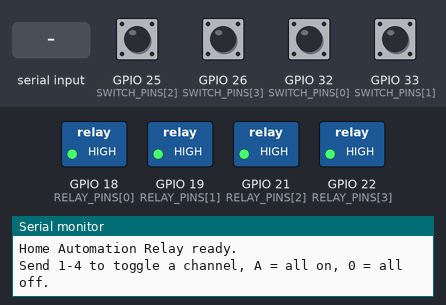
A sketch run on a simulated ESP32. Parts: switched loads named in the sketch (green lamp = pin HIGH), the last lines printed to the serial monitor. The inputs (shaded band) are chosen by the test bench; at power-on: GPIO 25 (SWITCH_PINS[2]), GPIO 26 (SWITCH_PINS[3]), GPIO 32 (SWITCH_PINS[0]), GPIO 33 (SWITCH_PINS[1]) LOW.

Above: at 1.2 s.
1.3 s: GPIO 25 (SWITCH_PINS[2]) pulled HIGH for 0.15 s
At 1.8 s:
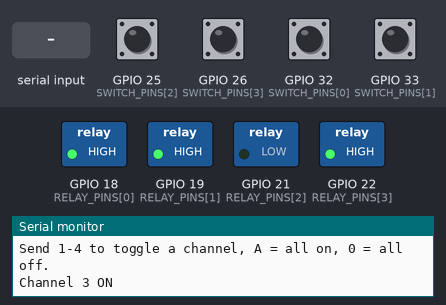
2.9 s: GPIO 26 (SWITCH_PINS[3]) pulled HIGH for 0.15 s
At 4.1 s:
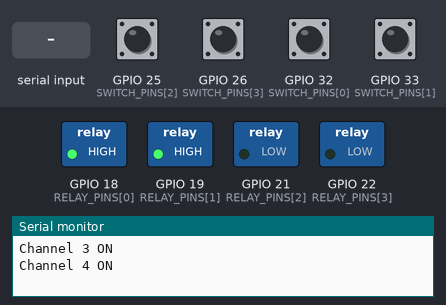
4.5 s: GPIO 32 (SWITCH_PINS[0]) pulled HIGH for 0.15 s
At 5.6 s:
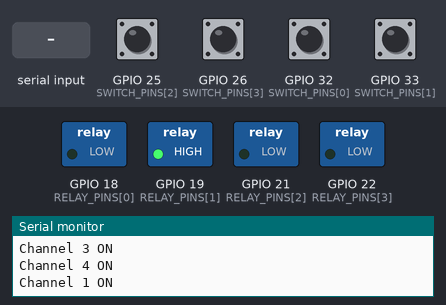
6.1 s: GPIO 33 (SWITCH_PINS[1]) pulled HIGH for 0.15 s
At 6.9 s:
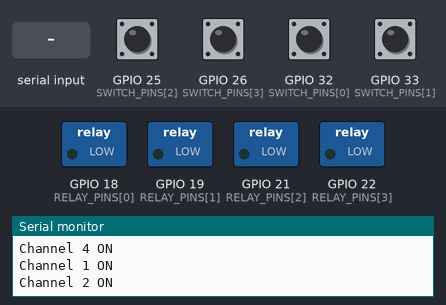
7.7 s: "1" received over Serial
At 8.7 s:
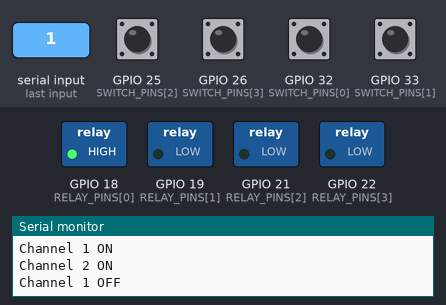
9.2 s: GPIO 25 (SWITCH_PINS[2]) pulled HIGH for 1 s
At 10.2 s:
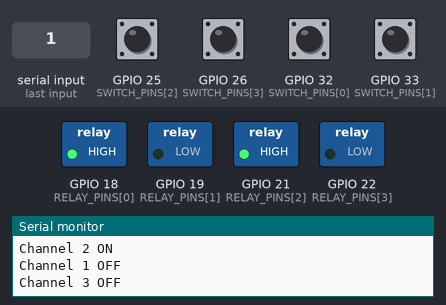
Timing chart, 0 to 12.2 s (numbered marks = the images above; inputs shaded):
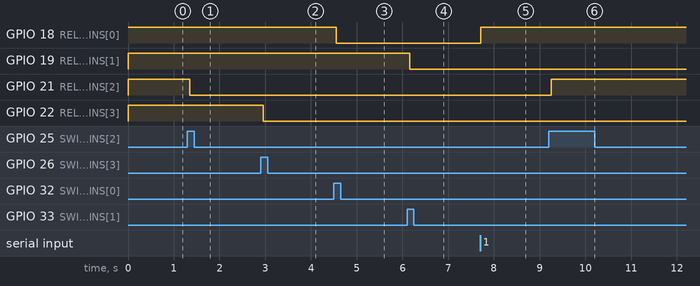

Measured:
- after the input at 1.3 s, GPIO 21 (RELAY_PINS[2]): HIGH → LOW after 0.05 s
- after the input at 2.9 s, GPIO 22 (RELAY_PINS[3]): HIGH → LOW after 0.05 s
- after the input at 4.5 s, GPIO 18 (RELAY_PINS[0]): HIGH → LOW after 0.06 s
- after the input at 6.1 s, GPIO 19 (RELAY_PINS[1]): HIGH → LOW after 0.06 s
- after the input at 7.7 s, GPIO 18 (RELAY_PINS[0]): LOW → HIGH at once
- after the input at 9.2 s, GPIO 21 (RELAY_PINS[2]): LOW → HIGH after 0.05 s

The sketch:

home-automation-relay.ino
```cpp
/*
  Home Automation Relay — 4 channels
  -----------------------------------
  4-channel relay board controls lights / fan, with a manual
  override switch per channel. Relays are OFF on startup
  (safe default). Serial commands: '1'-'4' toggle a channel,
  'A' = all on, '0' = all off.

  Default pins are for ESP32 DevKit. For Arduino Uno use:
    relays  = {2, 3, 4, 5}
    switches = {8, 9, 10, 11}
  Relay modules are active-LOW: LOW = relay ON.
*/

// ---- Pin definitions (ESP32) ----
const int RELAY_PINS[4]  = {18, 19, 21, 22};
const int SWITCH_PINS[4] = {32, 33, 25, 26};

bool channelOn[4]      = {false, false, false, false};
bool lastSwitchState[4] = {LOW, LOW, LOW, LOW};

void setChannel(int ch, bool on) {
  channelOn[ch] = on;
  // Active-LOW relay: LOW turns the relay ON.
  digitalWrite(RELAY_PINS[ch], on ? LOW : HIGH);
  Serial.print("Channel ");
  Serial.print(ch + 1);
  Serial.println(on ? " ON" : " OFF");
}

void toggleChannel(int ch) {
  setChannel(ch, !channelOn[ch]);
}

void setup() {
  Serial.begin(9600);

  for (int i = 0; i < 4; i++) {
    pinMode(RELAY_PINS[i], OUTPUT);
    pinMode(SWITCH_PINS[i], INPUT);
    // Safe default: all relays OFF on startup.
    digitalWrite(RELAY_PINS[i], HIGH);
  }

  Serial.println("Home Automation Relay ready.");
  Serial.println("Send 1-4 to toggle a channel, A = all on, 0 = all off.");
}

void loop() {
  // Manual override switches (with simple debounce).
  for (int i = 0; i < 4; i++) {
    bool state = digitalRead(SWITCH_PINS[i]);
    if (state == HIGH && lastSwitchState[i] == LOW) {
      delay(50);  // Debounce
      if (digitalRead(SWITCH_PINS[i]) == HIGH) {
        toggleChannel(i);
      }
    }
    lastSwitchState[i] = state;
  }

  // Serial commands.
  if (Serial.available() > 0) {
    char cmd = Serial.read();
    if (cmd >= '1' && cmd <= '4') {
      toggleChannel(cmd - '1');
    } else if (cmd == 'A' || cmd == 'a') {
      for (int i = 0; i < 4; i++) setChannel(i, true);
    } else if (cmd == '0') {
      for (int i = 0; i < 4; i++) setChannel(i, false);
    }
  }

  delay(10);
}
```
